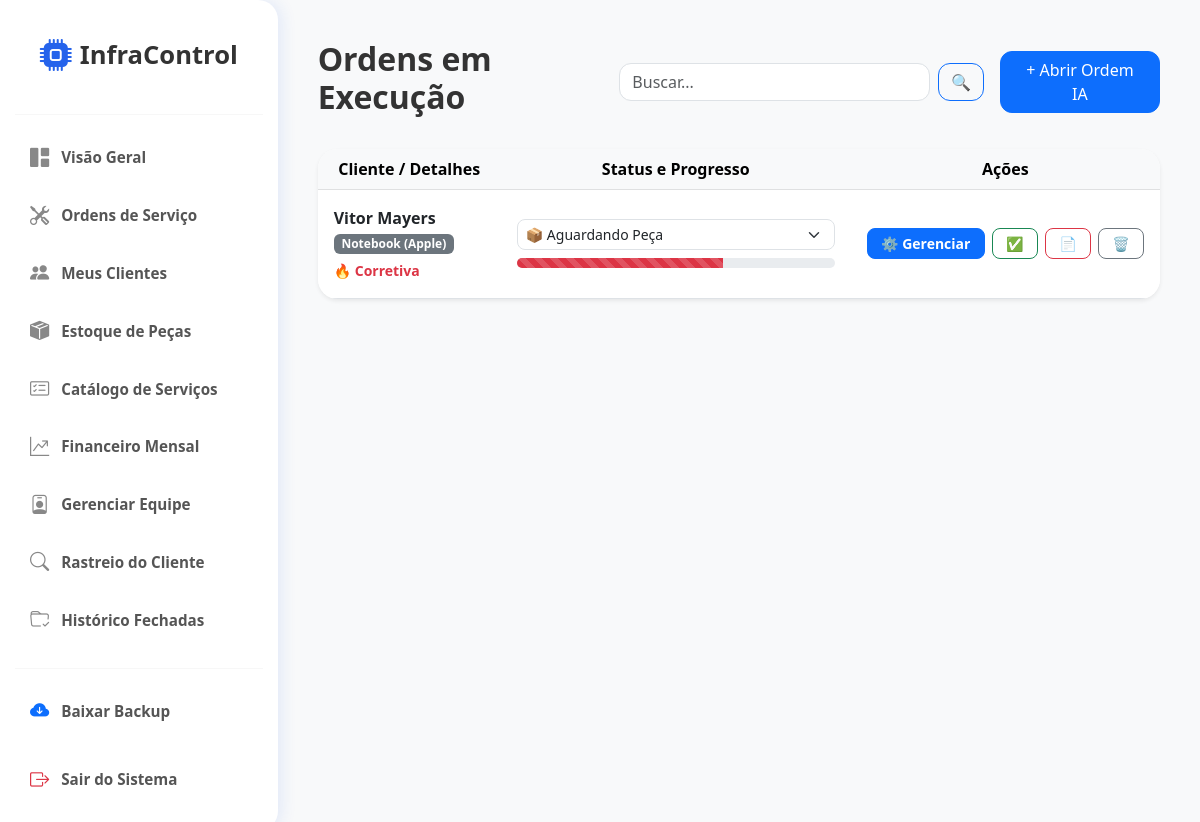
The page /os (signed in) on the database its author committed.
### models.py (models this page shows)
class OrdemServico(db.Model):
    id = db.Column(db.Integer, primary_key=True)
    cliente_id = db.Column(db.Integer, db.ForeignKey('cliente.id'), nullable=False)
    equipamento = db.Column(db.String(100), nullable=False)
    marca = db.Column(db.String(50))
    tipo_manutencao = db.Column(db.String(50))
    descricao_problema = db.Column(db.Text)
    diagnostico_ia = db.Column(db.Text)
    valor = db.Column(db.Float, default=0.0)
    desconto = db.Column(db.Float, default=0.0)
    status = db.Column(db.String(50), default='Aberto')
    data_abertura = db.Column(db.DateTime, default=db.func.current_timestamp())
    data_garantia = db.Column(db.DateTime)
    foto_antes = db.Column(db.String(255))
    nota_cliente = db.Column(db.Integer)
    comentario_cliente = db.Column(db.Text)
    itens = db.relationship('ItemOS', backref='ordem', lazy=True, cascade="all, delete-orphan")
    servicos_feitos = db.relationship('ItemServicoOS', backref='ordem', lazy=True, cascade="all, delete-orphan")

class Cliente(db.Model):
    id = db.Column(db.Integer, primary_key=True)
    nome = db.Column(db.String(100), nullable=False)
    email = db.Column(db.String(100))
    telefone = db.Column(db.String(20))
    ordens = db.relationship('OrdemServico', backref='cliente', lazy=True)

### app.py (the view, shortened to what this page needs)
@app.route('/os', methods=['GET', 'POST'])
@login_required
def ordens():
    search = request.args.get('search')
    query = OrdemServico.query.filter(OrdemServico.status != 'Finalizado')
    if search: query = query.filter(OrdemServico.equipamento.ilike(f'%{search}%') | OrdemServico.cliente.has(Cliente.nome.ilike(f'%{search}%')))
    ativas = query.all()
    p_map, c_map = {'Aberto': 15, 'Em Análise': 40, 'Aguardando Peça': 65, 'Pronto para Retirada': 95}, {'Aberto': 'info', 'Em Análise': 'warning', 'Aguardando Peça': 'danger', 'Pronto para Retirada': 'primary'}
    for o in ativas: o.nivel, o.estilo = p_map.get(o.status, 10), c_map.get(o.status, 'secondary')
    return render_template('os.html', ordens=ativas, clientes=Cliente.query.all(), search=search)

### app.py (called while the page is built)
@login_manager.user_loader
def load_user(user_id):
    return User.query.get(int(user_id))

### templates/os.html (shortened to what this page needs)
{% extends "base.html" %}
{% block content %}
<div class="d-flex justify-content-between align-items-center mb-4">
    <h2 style="font-weight: 700; color: #333;">Ordens em Execução</h2>
    <form class="d-flex w-50 mx-3" method="GET" action="{{ url_for('ordens') }}">
        <input class="form-control me-2" type="search" name="search" placeholder="Buscar..." value="{{ search or '' }}" style="border-radius: 12px;">
        <button class="btn btn-outline-primary" type="submit" style="border-radius: 12px;">🔍</button>
    </form>
    <button class="btn btn-primary px-4" style="border-radius: 12px;" data-bs-toggle="modal" data-bs-target="#newOS">+ Abrir Ordem IA</button>
</div>
<div class="card border-0 shadow-sm" style="border-radius: 20px; overflow: hidden;">
    <table class="table table-hover m-0 align-middle text-center">
        <thead class="table-light">
            <tr><th>Cliente / Detalhes</th><th style="width: 350px;">Status e Progresso</th><th>Ações</th></tr>
        </thead>
        <tbody>
            {% for o in ordens %}
            <tr>
                <td class="p-3 text-start">
                    <strong>{{ o.cliente.nome }}</strong><br>
                    <span class="badge bg-secondary mb-1">{{ o.equipamento }} {{ '(' ~ o.marca ~ ')' if o.marca else '' }}</span><br>
                    {% if o.tipo_manutencao == 'Preventiva' %}
                        <small class="text-success fw-bold">🛠️ {{ o.tipo_manutencao }}</small>
                    {% elif o.tipo_manutencao == 'Corretiva' %}
                        <small class="text-danger fw-bold">🔥 {{ o.tipo_manutencao }}</small>
                    {% endif %}
                </td>
                <td class="p-3">
                    <form action="{{ url_for('atualizar_status', id=o.id) }}" method="POST" class="mb-2">
                        <select name="status" class="form-select form-select-sm" onchange="this.form.submit()" style="border-radius: 8px;">
                            <option value="Aguardando Peça" {% if o.status == 'Aguardando Peça' %}selected{% endif %}>📦 Aguardando Peça</option>
                        </select>
                    </form>
                    <div class="progress" style="height: 10px; border-radius: 20px;"><div class="progress-bar progress-bar-striped progress-bar-animated bg-{{ o.estilo }}" style="width: {{ o.nivel }}%;"></div></div>
                </td>
                <td class="p-3">
                    <div class="btn-group gap-2 d-flex align-items-center justify-content-center">
                        <a href="{{ url_for('gerenciar_os', id=o.id) }}" class="btn btn-sm btn-primary fw-bold" style="border-radius: 8px;" title="Gerenciar OS / Adicionar Peças">⚙️ Gerenciar</a>
                        <a href="{{ url_for('finalizar_os', os_id=o.id) }}" class="btn btn-sm btn-outline-success" style="border-radius: 8px;" title="Entregar Equipamento">✅</a>
                        <a href="{{ url_for('gerar_pdf', os_id=o.id) }}" class="btn btn-sm btn-outline-danger" style="border-radius: 8px;" title="Gerar PDF">📄</a>
                        {% if current_user.role == 'admin' %}
                        <a href="{{ url_for('excluir_os', id=o.id) }}" class="btn btn-sm btn-outline-secondary" style="border-radius: 8px;" onclick="return confirm('Tem certeza que deseja excluir esta ordem?')" title="Excluir OS">🗑️</a>
                        {% endif %}
                    </div>
                </td>
            </tr>
            {% else %}<tr><td colspan="3" class="p-5 text-muted">Nenhuma ordem ativa no momento.</td></tr>{% endfor %}
        </tbody>
    </table>
</div>
{% endblock %}

### templates/base.html (style rules this page uses)
:root { --primary: #3b82f6; --primary-dark: #2563eb; --bg-light: #f8f9fa; --sidebar-bg: #ffffff; --text-dark: #333333; }
body { background-color: var(--bg-light); font-family: 'Segoe UI', Tahoma, Geneva, Verdana, sans-serif; color: var(--text-dark); }

### rows shown on the page
OrdemServico: cliente.nome "Vitor Mayers", equipamento "Notebook", marca "(Apple)", tipo_manutencao "Corretiva", status "📦 Aguardando Peça", {{ o.nivel }} 65 (drawn)
